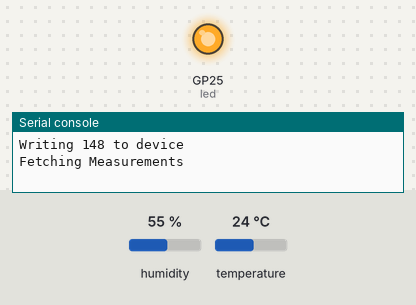
The program below on a simulated Raspberry Pi Pico running CircuitPython. Shown: output pins drawn as LEDs (lit = HIGH), the last lines printed to the serial console. Inputs (shaded band) come from the test bench; at power-on: humidity 55 %, temperature 24 °C.

Above: at 0.2 s.
At 2.8 s:
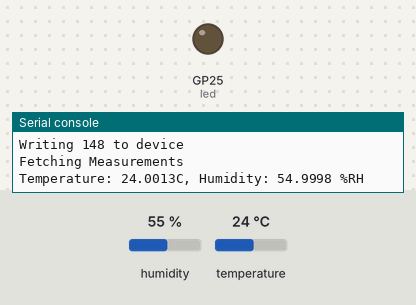
Timing chart, 0 to 6.9 s (numbered marks = the images above):
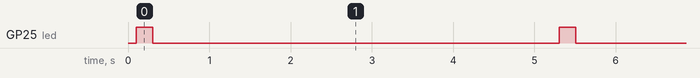

Measured:
- by itself, GP25 (led): alternates HIGH for 0.20 s and LOW for 5.0 s

The program:

SHT420.py
```python
import busio
import board
import digitalio
from adafruit_bus_device.i2c_device import I2CDevice
from time import sleep

# https://docs.circuitpython.org/projects/busdevice/en/latest/examples.html

SDA=board.GP16
SCL=board.GP17

# Setup the LED
led = digitalio.DigitalInOut(board.LED)
led.direction = digitalio.Direction.OUTPUT
led.value = False

class SHT420:
    # Datasheet https://cdn-learn.adafruit.com/assets/assets/000/099/223/original/Sensirion_Humidity_Sensors_SHT4x_Datasheet.pdf?1612388531

    ADDRESS=0x44

    # Commands
    MEASURE_HIGH = 0xFD
    MEASURE_MED = 0xF6
    MEASURE_LOW = 0xE0
    READ_SERIAL_NUM = 0x89
    SOFT_RESET=0x94


    def __init__(self):
        self.bus = busio.I2C(SCL, SDA)
        self.write_to_device(SHT420.SOFT_RESET)

    def get_measurements(self):
        """We get 6 bytes back, first two are MSB and LSB for temperaure,
            third is checksum, 4th and 5th are msb and lsb for humidity
        """
        raw_bytes = self.write_and_read(SHT420.MEASURE_HIGH)
        raw_temp = raw_bytes[0]*256 + raw_bytes[1]
        raw_humid = raw_bytes[3]*256 + raw_bytes[4]

        temp = self.raw_to_centigrade(raw_temp)
        humid = self.raw_to_rumidity(raw_humid)
        return temp,humid

    def write_to_device(self,cmd):
        print(f'Writing {cmd} to device')
        # with busio.I2C(SCL, SDA) as bus:
        with I2CDevice(self.bus, SHT420.ADDRESS) as device:
                device.write(bytes([cmd]))
        sleep(0.1)

    def write_and_read(self,cmd,n_bytes=6):
        bytes_read = bytearray(n_bytes)
        # with busio.I2C(SCL, SDA) as bus:
        # device = I2CDevice(self.bus, HTU21DF.ADDRESS)
        with I2CDevice(self.bus, SHT420.ADDRESS) as device:
            device.write(bytes([cmd]))
            sleep(0.1)
            device.readinto(bytes_read)
            sleep(0.1)
        # print("".join("{:02x}".format(x) for x in bytes_read))
        return list(bytes_read)

    def raw_to_rumidity(self,raw):
        return - 6 + 125 * raw/(2**16 - 1)

    def raw_to_centigrade(self,raw):
        return -45 + 175 * raw/(2**16 -1)


h=SHT420()
while True:
    led.value = True
    print('Fetching Measurements')
    temp,humid = h.get_measurements()
    print(f'Temperature: {temp}C, Humidity: {humid} %RH')
    led.value = False
    sleep(5)
```
